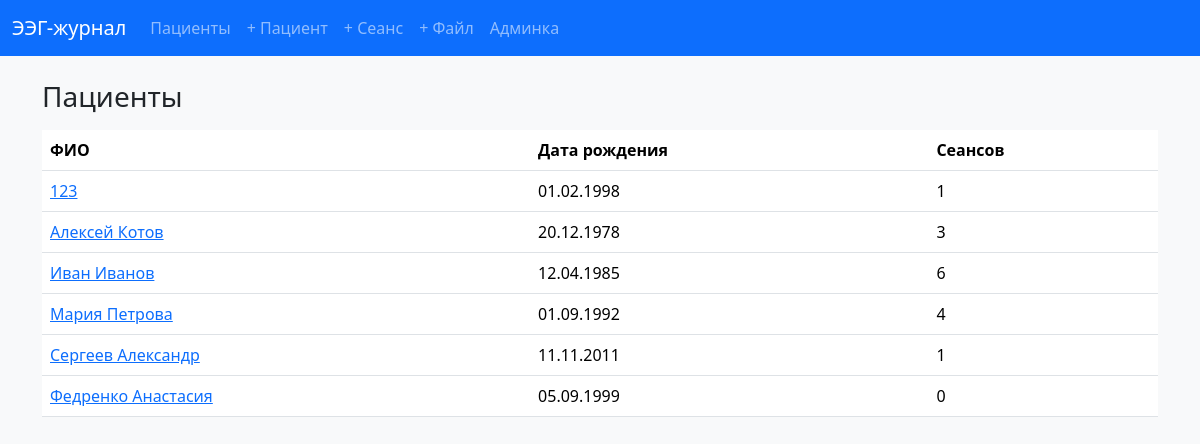
The app's page /patients/ with its own data.
### records/models.py (models this page shows, shortened)
class Patient(models.Model):
    full_name = models.CharField("ФИО", max_length=255)
    birth_date = models.DateField("Дата рождения")
    contact_info = models.TextField("Контакты/примечания", blank=True)
    class Meta:
        ordering = ["full_name"]
        verbose_name = "Пациент"
        verbose_name_plural = "Пациенты"

### records/views.py (the view)
# urls.py: path("patients/", views.patients_list, name="patients_list"),
def patients_list(request):
    patients = Patient.objects.annotate(sessions_count=Count("sessions")).order_by("full_name")
    return render(request, "records/patients_list.html", {"patients": patients})

### records/templates/records/patients_list.html (shortened to what this page needs)
{% extends 'records/base.html' %}
{% block content %}
<h3 class="mb-3">Пациенты</h3>
<table class="table table-hover">
  <thead>
    <tr>
      <th>ФИО</th>
      <th>Дата рождения</th>
      <th>Сеансов</th>
    </tr>
  </thead>
  <tbody>
    {% for patient in patients %}
    <tr>
      <td><a href="{% url 'patient_detail' patient.pk %}">{{ patient.full_name }}</a></td>
      <td>{{ patient.birth_date|date:"d.m.Y" }}</td>
      <td>{{ patient.sessions_count }}</td>
    </tr>
    {% empty %}
    <tr><td colspan="3" class="text-center">Нет пациентов</td></tr>
    {% endfor %}
  </tbody>
</table>
{% endblock %}

### records/templates/records/base.html (shortened to what this page needs)
{% load static %}
<!doctype html>
<html lang="ru">
  <head>
    <link href="https://cdn.jsdelivr.net/npm/bootstrap@5.3.3/dist/css/bootstrap.min.css" rel="stylesheet">
  </head>
  <body class="bg-light">
    <nav class="navbar navbar-expand-lg navbar-dark bg-primary mb-4">
      <div class="container-fluid">
        <a class="navbar-brand" href="{% url 'dashboard' %}">ЭЭГ-журнал</a>
        <div class="collapse navbar-collapse">
          <ul class="navbar-nav me-auto">
            <li class="nav-item"><a class="nav-link" href="{% url 'patients_list' %}">Пациенты</a></li>
            <li class="nav-item"><a class="nav-link" href="{% url 'create_patient' %}">+ Пациент</a></li>
            <li class="nav-item"><a class="nav-link" href="{% url 'create_session' %}">+ Сеанс</a></li>
            <li class="nav-item"><a class="nav-link" href="{% url 'upload_file' %}">+ Файл</a></li>
            <li class="nav-item"><a class="nav-link" href="/admin/">Админка</a></li>
          </ul>
        </div>
      </div>
    </nav>
    <main class="container">
      {% block content %}{% endblock %}
    </main>
  </body>
</html>

### records on screen
Patient: full_name "123", birth_date "01.02.1998", sessions_count "1"
Patient: full_name "Алексей Котов", birth_date "20.12.1978", sessions_count "3"
Patient: full_name "Иван Иванов", birth_date "12.04.1985", sessions_count "6"
Patient: full_name "Мария Петрова", birth_date "01.09.1992", sessions_count "4"
Patient: full_name "Сергеев Александр", birth_date "11.11.2011", sessions_count "1"
Patient: full_name "Федренко Анастасия", birth_date "05.09.1999", sessions_count "0"
